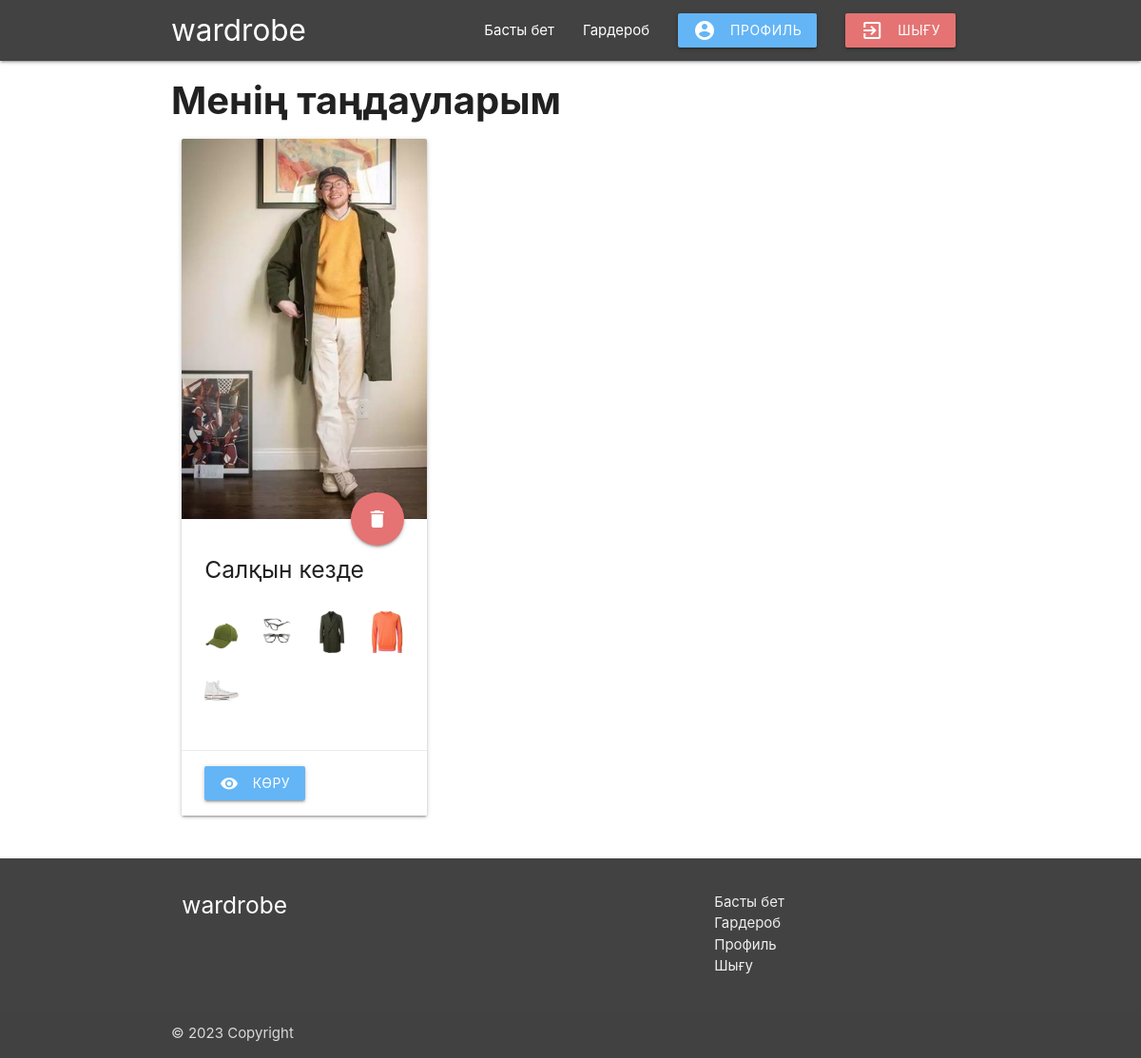
/user/favorites/ (signed in), run on the app's committed database.
### warderobApp/models.py (models this page shows, shortened)
class Favorite(models.Model):
    user = models.ForeignKey(User, on_delete=models.CASCADE)
    look = models.ForeignKey(Look, on_delete=models.CASCADE)
    class Meta:
        verbose_name = "Fav"
        verbose_name_plural = "Fav"

class Look(models.Model):
    lookName = models.CharField("Лук атауы", max_length=255, blank=True, null=True)
    season = models.ForeignKey(Season, on_delete=models.CASCADE, verbose_name="Мезгіл", blank=True, null=True)
    weather = models.ForeignKey(Weather, on_delete=models.CASCADE, verbose_name="Ауа-райы", blank=True, null=True)
    style = models.ForeignKey(Style, on_delete=models.CASCADE, verbose_name="Стиль", blank=True, null=True)
    age = models.ForeignKey(Age, on_delete=models.CASCADE, verbose_name="Жас", blank=True, null=True)
    description = models.TextField("Сипаттамасы", blank=True, null=True)
    lookFullPhoto = models.ImageField("Луктың суреті", upload_to="images/looks/", blank=True, null=True)
    head = models.ImageField("Бас киім", upload_to="images/heads/", blank=True, null=True)
    headLink = models.CharField("Сілтеме", max_length=500, blank=True, null=True)
    eyes = models.ImageField("Көз", upload_to="images/eyes/", blank=True, null=True)
    eyesLink = models.CharField("Сілтеме", max_length=500, blank=True, null=True)
    top1 = models.ImageField("Куртка", upload_to="images/top1/", blank=True, null=True)
    top1Link = models.CharField("Сілтеме", max_length=500, blank=True, null=True)
    top2 = models.ImageField("Футболка", upload_to="images/top2/", blank=True, null=True)
    top2Link = models.CharField("Сілтеме", max_length=500, blank=True, null=True)
    hands = models.ImageField("Қол", upload_to="images/hands/", blank=True, null=True)
    handsLink = models.CharField("Сілтеме", max_length=500, blank=True, null=True)
    bottom1 = models.ImageField("Шалбар", upload_to="images/bottom1/", blank=True, null=True)
    bottom1Link = models.CharField("Сілтеме", max_length=500, blank=True, null=True)
    bottom2 = models.ImageField("Шолақ", upload_to="images/bottom2/", blank=True, null=True)
    bottom2Link = models.CharField("Сілтеме", max_length=500, blank=True, null=True)
    shoes = models.ImageField("Аяқ киім", upload_to="images/shoes/", blank=True, null=True)
    shoesLink = models.CharField("Сілтеме", max_length=500, blank=True, null=True)
    isFavorite = models.BooleanField("Таңдаулы", default=False, blank=True, null=True)
    isPopular = models.BooleanField("Таңымал", default=False, blank=True, null=True)
    class Meta:
        verbose_name = "Лук"
        verbose_name_plural = "Луктар"

### warderobApp/views.py (the view)
# urls.py: path('user/favorites/', views.userFavoritesPage, name='userFavoritesPage'),
def userFavoritesPage(request):
    user = request.user
    favorites = Favorite.objects.filter(user=user)
    return render(request, 'user-favorites.html', {
        'favorites': favorites
    })

### warderobApp/templates/user-favorites.html (shortened to what this page needs)
{% extends './base.html' %}
{% block content %}
{% if user.is_authenticated %}
    <div class="a-block">
        <div class="container">
            <h2 class="primary-title">Менің таңдауларым</h2>
            <div class="row">
                {% for favorite in favorites %}
                <div class="col s12 m6 l4">
                    <div class="card">
                        <div class="card-image">
                            <img src="{{ favorite.look.lookFullPhoto.url }}">
                            <form method="post" action="{% url 'toggle_unfavorite' pk=favorite.look.pk %}">
                                {% if not favorited %}
                                <button onclick="M.toast({html: 'Таңдаулыдан жойылды'})" data-id="{{ look.pk }}" class="favorite-btn btn-floating btn-large halfway-fab waves-effect waves-light red lighten-2"><i class="material-icons">delete</i></button>
                                {% endif %}
                                <span class="badge">{{ favorite_count }}</span>
                            </form>
                        </div>
                        <div class="card-content">
                            <h5 style="margin-bottom: 30px;">{{ favorite.look.lookName }}</h5>
                            <div class="row">
                                {% if favorite.look.head and favorite.look.headLink %}
                                <div class="col s3">
                                    <a href="{{ favorite.look.headLink }}" target="_blank"><img width="100%" src="{{ favorite.look.head.url }}"></a>
                                </div>
                                {% else %}
                                <div></div>
                                {% endif %}
                                {% if favorite.look.eyes and favorite.look.eyesLink %}
                                <div class="col s3">
                                    <a href="{{ favorite.look.eyesLink }}" target="_blank"><img width="100%" src="{{ favorite.look.eyes.url }}"></a>
                                </div>
                                {% else %}
                                <div></div>
                                {% endif %}
                                {% if favorite.look.top1 and favorite.look.top1Link %}
                                <div class="col s3">
                                    <a href="{{ favorite.look.top1Link }}" target="_blank"><img width="100%" src="{{ favorite.look.top1.url }}"></a>
                                </div>
                                {% else %}
                                <div></div>
                                {% endif %}
                                {% if favorite.look.top2 and favorite.look.top2Link %}
                                <div class="col s3">
                                    <a href="{{ favorite.look.top2Link }}" target="_blank"><img width="100%" src="{{ favorite.look.top2.url }}"></a>
                                </div>
                                {% else %}
                                <div></div>
                                {% endif %}
                                {% if favorite.look.shoes and favorite.look.shoesLink %}
                                <div class="col s3">
                                    <a href="{{ favorite.look.shoesLink }}" target="_blank"><img width="100%" src="{{ favorite.look.shoes.url }}"></a>
                                </div>
                                {% else %}
                                <div></div>
                                {% endif %}
                            </div>
                        </div>
                        <div class="card-action">
                          <a href="{% url 'lookDetailPage' pk=favorite.look.pk %}" class="btn waves-effect waves-light blue lighten-2"><i class="material-icons left">remove_red_eye</i> Көру</a>
                        </div>
                      </div>
                </div>
                {% endfor %}
            </div>
        </div>
    </div>
{% endif %}
{% endblock %}

### warderobApp/static/css/style.css (style rules this page uses)
.a-block { padding: 10px 0; }
.a-block .primary-title { font-size: 40px; margin-top: 10px; margin-bottom: 10px; font-weight: 700; }

### warderobApp/templates/user-favorites.html (style rules this page uses)
.card .card-image img { width: 100%; height: 400px; object-fit:cover; }

### data on the page
Favorite: look.lookFullPhoto (picture), look.lookName "Салқын кезде", look.head (picture), look.eyes (picture), look.top1 (picture), look.top2 (picture), look.shoes (picture)
